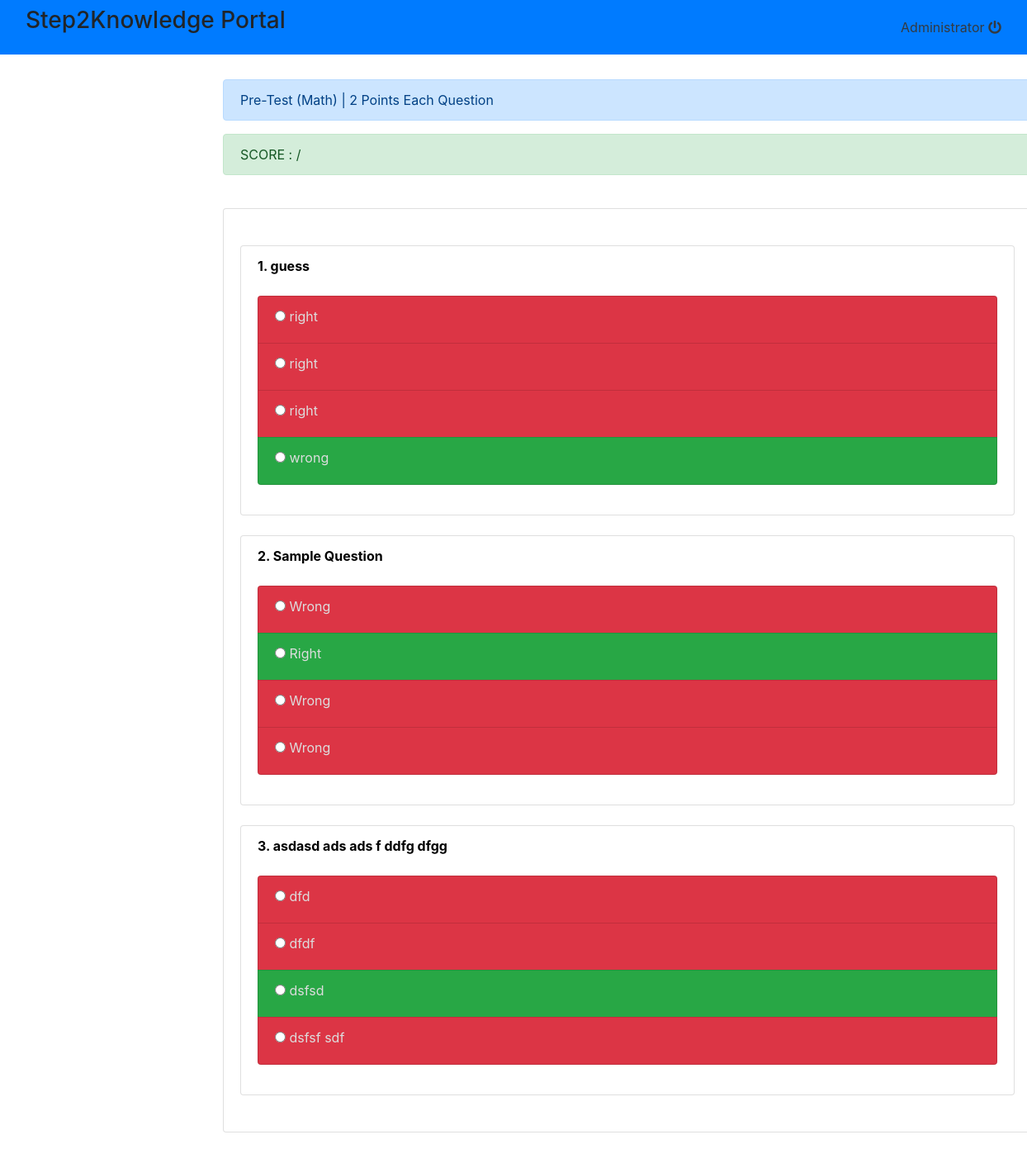
/view_answer.php?id=2 (signed in), run on the app's committed database.
### tables this page shows
CREATE TABLE `quiz_list` (
  `id` int(30) NOT NULL,
  `title` varchar(200) NOT NULL,
  `qpoints` int(11) NOT NULL DEFAULT 1,
  `start_time` datetime(1) NOT NULL,
  `end_time` datetime(1) NOT NULL,
  `user_id` int(20) NOT NULL,
  `date_updated` datetime NOT NULL DEFAULT current_timestamp() ON UPDATE current_timestamp()
);

CREATE TABLE `questions` (
  `id` int(30) NOT NULL,
  `question` text NOT NULL,
  `question_img` varchar(55) NOT NULL,
  `qid` int(30) NOT NULL,
  `order_by` int(11) NOT NULL,
  `date_updated` datetime NOT NULL DEFAULT current_timestamp() ON UPDATE current_timestamp()
);

CREATE TABLE `question_opt` (
  `id` int(30) NOT NULL,
  `option_txt` text NOT NULL,
  `option_img` varchar(55) NOT NULL,
  `question_id` int(30) NOT NULL,
  `is_right` tinyint(4) NOT NULL DEFAULT 0 COMMENT '1= right answer',
  `date_updated` datetime NOT NULL DEFAULT current_timestamp() ON UPDATE current_timestamp()
);

### view_answer.php (the view, shortened to what this page needs)
<!DOCTYPE html>
<html lang="en">
<head>
	</head>
	<?php include('header.php') ?>
	<?php include('db_connect.php') ?>
	<?php
	$quiz = $conn->query("SELECT * FROM quiz_list where id =".$_GET['id'])->fetch_array();
	$hist = $conn->query("SELECT * FROM history where quiz_id =".$_GET['id']." and user_id = ".$_SESSION['login_id'])->fetch_array();
	?>
</head>
<body>
	<?php include('nav_bar.php') ?>
	<div class="container-fluid admin">
		<div class="col-md-12 alert alert-primary"><?php echo $quiz['title'] ?> | <?php echo $quiz['qpoints'] .' Points Each Question' ?></div>
		<div class="col-md-12 alert alert-success">SCORE : <?php echo $hist['score'] .' / ' .  $hist['total_score'] ?></div>
		<br>
		<div class="card">
			<div class="card-body">
					<?php
					$question = $conn->query("SELECT * FROM questions where qid = '".$quiz['id']."' order by id desc ");
					$i = 1 ;
					while($row =$question->fetch_assoc()){
						$opt = $conn->query("SELECT * FROM question_opt where question_id = '".$row['id']."' order by RAND() ");
					$answer = $conn->query("SELECT * FROM answers where quiz_id ='".$quiz['id']."' and user_id= '".$_SESSION['login_id']."' and question_id = '".$row['id']."'  ")->fetch_array();
					?>
				<ul class="q-items list-group mt-4 mb-4 ?>">
					<li class="q-field list-group-item">
						<strong style="color:black"><?php echo ($i++). '. '; ?> <?php echo $row['question'] ?></strong>
						<br>
						<ul class='list-group mt-4 mb-4'>
						<?php while($orow = $opt->fetch_assoc()){ ?>
							<li class="answer list-group-item <?php echo $answer['option_id'] == $orow['id'] && $answer['is_right'] == 1 ? "bg-success" : $orow['is_right'] == 1 ? "bg-success" : "bg-danger" ?>">
								<label><input type="radio" name="option_id[<?php echo $row['id'] ?>]" value="<?php echo $orow['id'] ?>" <?php echo $answer['option_id'] == $orow['id']  ? "checked='checked'" : "" ?>> <?php echo $orow['option_txt'] ?></label>
							</li>
						<?php } ?>
						</ul>
					</li>
				</ul>
				<?php } ?>
			</div>
		</div>
	</div>
</body>
</html>

### assets/css/style.css (style rules this page uses)
.admin { margin-top: 10px; margin-left:250px; padding: 20px; width:82% !important; }

### assets/css/admin.css (style rules this page uses)
.list-group-item { color: rgb(221, 221, 221); }

### view_answer.php (style rules this page uses)
li.answer label { cursor: pointer; }

### data on the page
quiz_list: title "Pre-Test (Math)", qpoints "2"
questions: question "guess"
question_opt: id "☐ right", option_txt "right"
question_opt: id "☐ right", option_txt "right"
question_opt: id "☐ right", option_txt "right"
question_opt: id "☐ wrong", option_txt "wrong"
questions: question "Sample Question"
question_opt: id "☐ Wrong", option_txt "Wrong"
question_opt: id "☐ Right", option_txt "Right"
question_opt: id "☐ Wrong", option_txt "Wrong"
question_opt: id "☐ Wrong", option_txt "Wrong"
questions: question "asdasd ads ads f ddfg dfgg"
question_opt: id "☐ dfd", option_txt "dfd"
question_opt: id "☐ dfdf", option_txt "dfdf"
question_opt: id "☐ dsfsd", option_txt "dsfsd"
question_opt: id "☐ dsfsf sdf", option_txt "dsfsf sdf"

### other printed values
$name "Administrator"
